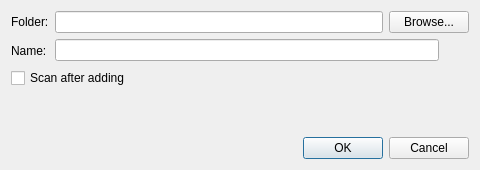
<?xml version="1.0" encoding="UTF-8"?>
<ui version="4.0">
 <class>AddRootDialog</class>
 <widget class="QDialog" name="AddRootDialog">
  <property name="geometry">
   <rect>
    <x>0</x>
    <y>0</y>
    <width>480</width>
    <height>170</height>
   </rect>
  </property>
  <property name="windowTitle">
   <string>Add Root</string>
  </property>
  <layout class="QVBoxLayout" name="main_layout">
   <item>
    <layout class="QFormLayout" name="form">
     <item row="0" column="0">
      <widget class="QLabel" name="folder_label">
       <property name="text">
        <string>Folder:</string>
       </property>
       <property name="buddy">
        <cstring>folder_edit</cstring>
       </property>
      </widget>
     </item>
     <item row="0" column="1">
      <layout class="QHBoxLayout" name="folder_row">
       <item>
        <widget class="QLineEdit" name="folder_edit"/>
       </item>
       <item>
        <widget class="QPushButton" name="browse_button">
         <property name="text">
          <string>Browse...</string>
         </property>
        </widget>
       </item>
      </layout>
     </item>
     <item row="1" column="0">
      <widget class="QLabel" name="name_label">
       <property name="text">
        <string>Name:</string>
       </property>
       <property name="buddy">
        <cstring>name_edit</cstring>
       </property>
      </widget>
     </item>
     <item row="1" column="1">
      <layout class="QHBoxLayout" name="name_row">
       <item>
        <widget class="QLineEdit" name="name_edit">
         <property name="toolTip">
          <string>What the browser shows for this root. Left empty, the folder's name is used.</string>
         </property>
        </widget>
       </item>
       <item>
        <widget class="QToolButton" name="default_name_button">
         <property name="toolButtonStyle">
          <enum>Qt::ToolButtonStyle::ToolButtonIconOnly</enum>
         </property>
         <property name="autoRaise">
          <bool>true</bool>
         </property>
        </widget>
       </item>
      </layout>
     </item>
    </layout>
   </item>
   <item>
    <widget class="QCheckBox" name="scan_after_adding_check_box">
     <property name="text">
      <string>Scan after adding</string>
     </property>
     <property name="toolTip">
      <string>Scan the new root as soon as it is added. Remembered for the next time.</string>
     </property>
    </widget>
   </item>
   <item>
    <spacer name="spacer">
     <property name="orientation">
      <enum>Qt::Orientation::Vertical</enum>
     </property>
     <property name="sizeHint" stdset="0">
      <size>
       <width>20</width>
       <height>0</height>
      </size>
     </property>
    </spacer>
   </item>
   <item>
    <widget class="QDialogButtonBox" name="button_box">
     <property name="standardButtons">
      <set>QDialogButtonBox::StandardButton::Cancel|QDialogButtonBox::StandardButton::Ok</set>
     </property>
    </widget>
   </item>
  </layout>
 </widget>
 <resources/>
 <connections>
  <connection>
   <sender>button_box</sender>
   <signal>accepted()</signal>
   <receiver>AddRootDialog</receiver>
   <slot>accept()</slot>
  </connection>
  <connection>
   <sender>button_box</sender>
   <signal>rejected()</signal>
   <receiver>AddRootDialog</receiver>
   <slot>reject()</slot>
  </connection>
 </connections>
</ui>
